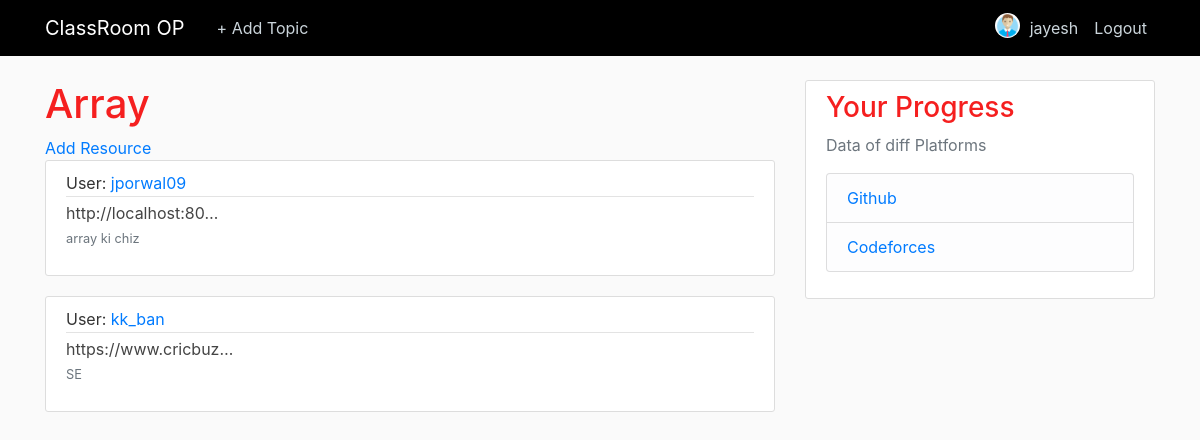
/1/detail/ (signed in), run on the app's committed database.
### users/models.py (models this page shows, shortened)
class Profile(models.Model):
	user = models.OneToOneField(User, on_delete= models.CASCADE)
	image = models.ImageField(default = 'default.png', upload_to = 'profile_pics')

### resource/models.py (models this page shows, shortened)
class Topic(models.Model):
	name = models.CharField(max_length=500,null=False,blank=False)
	created = models.DateTimeField('date created', default = timezone.now)
	last_updated = models.DateTimeField('last updated', default = timezone.now)
	user =  models.ForeignKey(User,on_delete=models.PROTECT)

class Material(models.Model):
	url = models.URLField(null = False)
	topic = models.ForeignKey(Topic,on_delete = models.CASCADE)
	desc =  models.TextField(max_length=500,default = 'None')
	created = models.DateTimeField('date created',default = timezone.now)
	last_updated = models.DateTimeField('last updated',default = timezone.now)
	free = models.BooleanField(null= False)
	user = models.ForeignKey(User,on_delete = models.PROTECT)

### resource/views.py (the view)
# urls.py: path('<int:topic_id>/detail/', res_views.detail, name='detail'),
@login_required
def detail(request,topic_id):
	topic = get_object_or_404(Topic,pk=topic_id)
	return render(request,'resource/detail.html',{'topic': topic})

### resource/templates/resource/detail.html
{% extends "users/home.html" %}
{% block content %}
	<h1>{{ topic.name }}</h1>
	<a href="{% url 'addmaterial' topic.id %}">Add Resource</a>
	<br>
	{% if topic.material_set.count == 0 %}
		<div>
   		 <strong>Oooops!</strong> There are no resources for this topic. Be the first to add one.
		</div>
	{% else %}
		{% for material in topic.material_set.all %}
        <article class="media content-section">
          <div class="media-body">
          	<div class="article-metadata">User:
              <a class="mr-2" href="{% url 'userop' material.user.id %}">{{ material.user }}</a>
            </div>
            <a class="article-title" href="{{ material.url }}">{{ material.url | truncatechars:20}}</a>
            <p><small class="text-muted">{{ material.desc }}</small></p>
          </div>
        </article>
    {% endfor %}
	{% endif %}
{% endblock content %}

### users/templates/users/home.html (shortened to what this page needs)
{% load static %}
<!DOCTYPE html>
<html>
<head>
    <link rel="stylesheet" href="https://maxcdn.bootstrapcdn.com/bootstrap/4.0.0/css/bootstrap.min.css">
    <link rel="stylesheet" type="text/css" href="{% static 'users/main.css' %}">
</head>
<body>
	<header class="site-header">
  <nav class="navbar navbar-expand-md navbar-dark bg-steel fixed-top">
    <div class="container">
      <a class="navbar-brand mr-4" href="{% url 'userhome' %}">ClassRoom OP</a>
      <div class="collapse navbar-collapse" id="navbarToggle">
        <div class="navbar-nav mr-auto">
          {% if user.is_authenticated %}
          <a class="nav-item nav-link" href="{% url 'addtopic' %}">+ Add Topic</a>
          {% else %}
          <a class="nav-item nav-link" href="#">About</a>
          {% endif %}
        </div>
        <div class="navbar-nav">
          {% if user.is_authenticated %}
          <img class="rounded-circle article-img" src="{{ user.profile.image.url }}">
          <a class="nav-item nav-link" href="{% url 'profile' %}">{{ user.username }}</a>
          <a class="nav-item nav-link" href="{% url 'logout' %}">Logout</a>
          {% else %}
          <a class="nav-item nav-link" href="{% url 'login' %}">Login</a>
          <a class="nav-item nav-link" href="{% url 'register' %}">Register</a>
          {% endif %}
        </div>
      </div>
    </div>
  </nav>
</header>
<main role="main" class="container">
  <div class="row">
    <div class="col-md-8">
      {% block content %}{% endblock %}
    </div>
    <div class="col-md-4">
      <div class="content-section">
        <h3>Your Progress</h3>
        <p class='text-muted'>Data of diff Platforms
          <ul class="list-group">
            <li class="list-group-item list-group-item-light"><a href="/github">Github</a></li>
            <li class="list-group-item list-group-item-light"><a href="/cf">Codeforces</a></li>
          </ul>
        </p>
      </div>
    </div>
  </div>
</main>
</body>
</html>

### users/static/users/main.css (style rules this page uses)
body { background: #fafafa; color: #333333; margin-top: 5rem; }
h1, h2, h3, h4, h5, h6 { color: #f51f1f; }
ul { margin: 0; }
.bg-steel { background-color: #000000; }
.site-header .navbar-nav .nav-link { color: #cbd5db; }
.content-section { background: #ffffff; padding: 10px 20px; border: 1px solid #dddddd; border-radius: 3px; margin-bottom: 20px; }
.article-title { color: #444444; }
.article-img { height: 25px; width: 25px; margin-top: 5px; margin-right: 2px; }
.article-metadata { padding-bottom: 1px; margin-bottom: 4px; border-bottom: 1px solid #e3e3e3 }

### data on the page
Topic: name "Array"
Material: user "jporwal09", url "http://localhost:80…", desc "array ki chiz"
Material: user "kk_ban", url "https://www.cricbuz…", desc "SE"

### other printed values
{{ user.username }} "jayesh"
